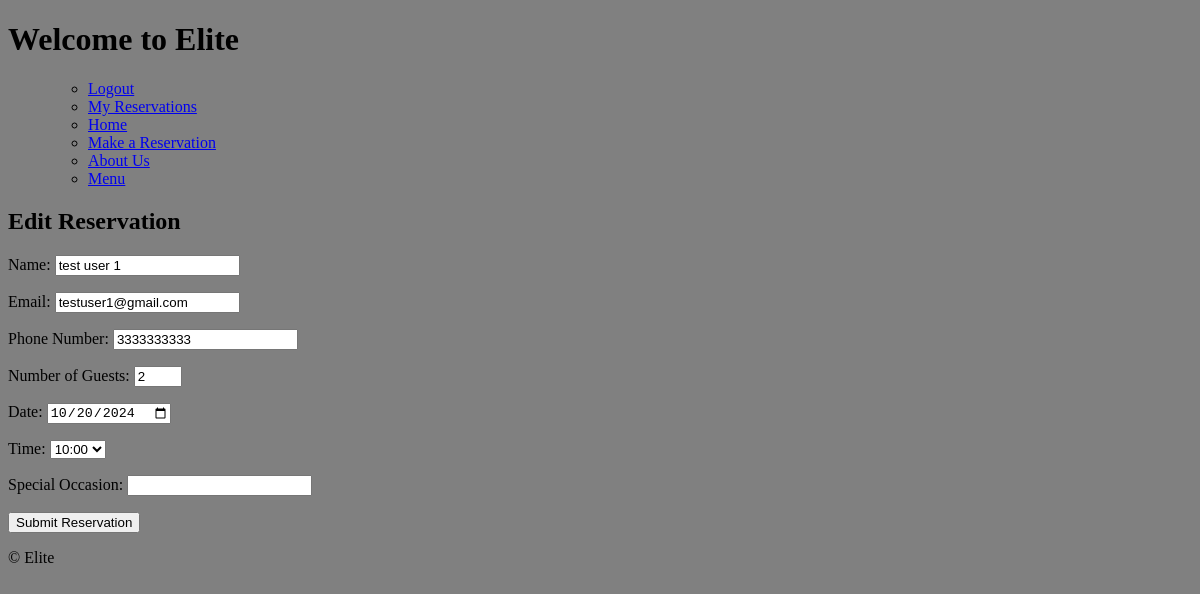
/reservations/edit/5/ (signed in), run on an earlier commit of the app's database.
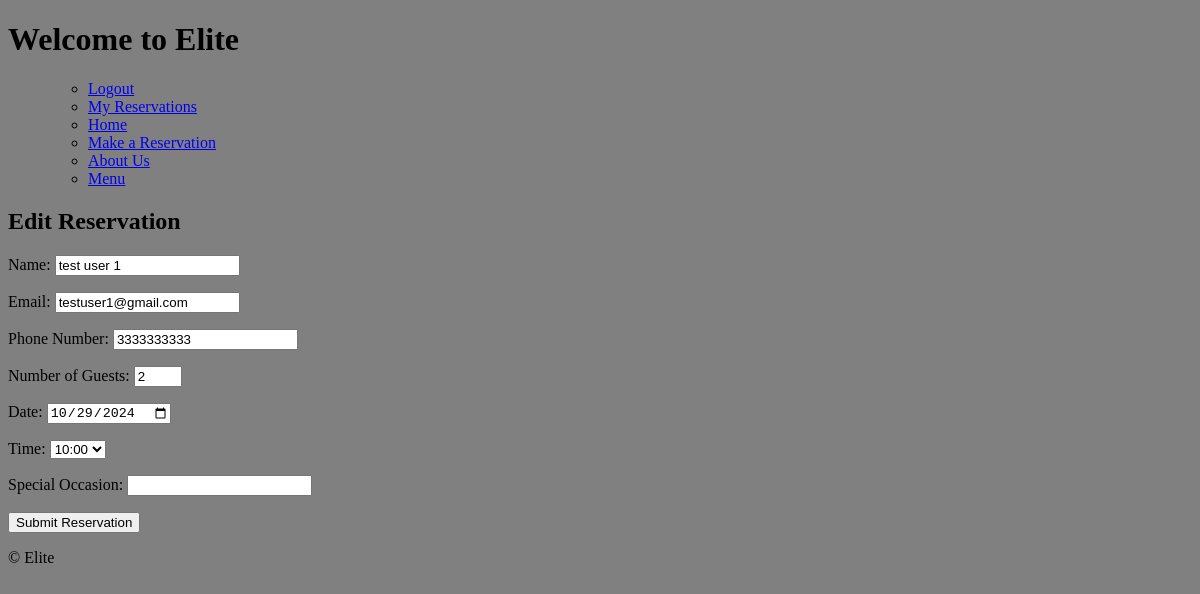
And on a later commit of the database.
### reservations/models.py (models this page shows, shortened)
class Reservation(models.Model):
    user = models.ForeignKey(User, on_delete=models.CASCADE)  # Link to User model
    name = models.CharField(max_length=100)
    email = models.EmailField()
    phone_number = models.CharField(max_length=15)
    number_of_guests = models.IntegerField()
    date = models.DateField()
    time = models.TimeField()
    special_occasion = models.CharField(max_length=200, blank = True)

### reservations/views.py (the view)
# urls.py: path('edit/<int:reservation_id>/', views.edit_reservation, name='edit_reservation'),  # Edit reservation
@login_required  # Users must be logged in to access this view
def edit_reservation(request, reservation_id):
    user_reservation = get_object_or_404(Reservation, id = reservation_id, user = request.user)
    if request.method == 'POST':
        form = ReservationForm(request.POST, instance=user_reservation)
        if form.is_valid():
            form.save()  # Save the updated reservation
            return redirect('my_reservations')  # Redirect to my reservations page
    else:
        form = ReservationForm(instance=user_reservation)  # Pre-fill the form with existing data
    return render(request, 'reservations/edit_reservation.html', {'form': form})

### templates/reservations/edit_reservation.html (shortened to what this page needs)
{% extends 'base.html' %}
{% block content %}
    <h2>Edit Reservation</h2>
    <form method="post">
        {{ form.as_p }}
        <button type="submit">Submit Reservation</button>
    </form>
{% endblock %}

What changed in the data, as far as the page shows it:
changed Reservation "test user 1": date "10/20/2024" → "10/29/2024"
